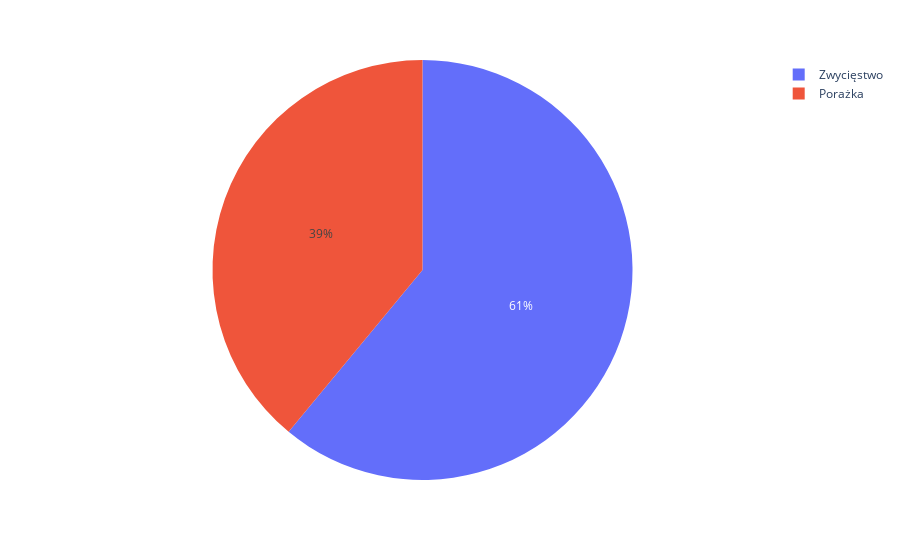

Source (notebook cell):
### Code cell
import plotly.express as px

obliczenia = podsumowanie.groupby(['Zwyciestwo_lub_porazka'])['Seria'].count().to_frame().reset_index()
obliczenia
px.pie(obliczenia, values = 'Seria' , names = 'Zwyciestwo_lub_porazka')

### Figure 1 — Plotly figure (JSON) as saved in the notebook; plotly's stock layout.template omitted (floating-point values rounded to 4 significant figures)
{"data": [{"domain": {"x": [0, 1], "y": [0, 1]}, "hovertemplate": "Zwyciestwo_lub_porazka=%{label}<br>Seria=%{value}<extra></extra>", "labels": ["Porażka", "Zwycięstwo"], "legendgroup": "", "name": "", "showlegend": true, "type": "pie", "values": [39, 61]}], "layout": {"autosize": true, "legend": {"tracegroupgap": 0}, "margin": {"t": 60}}}
